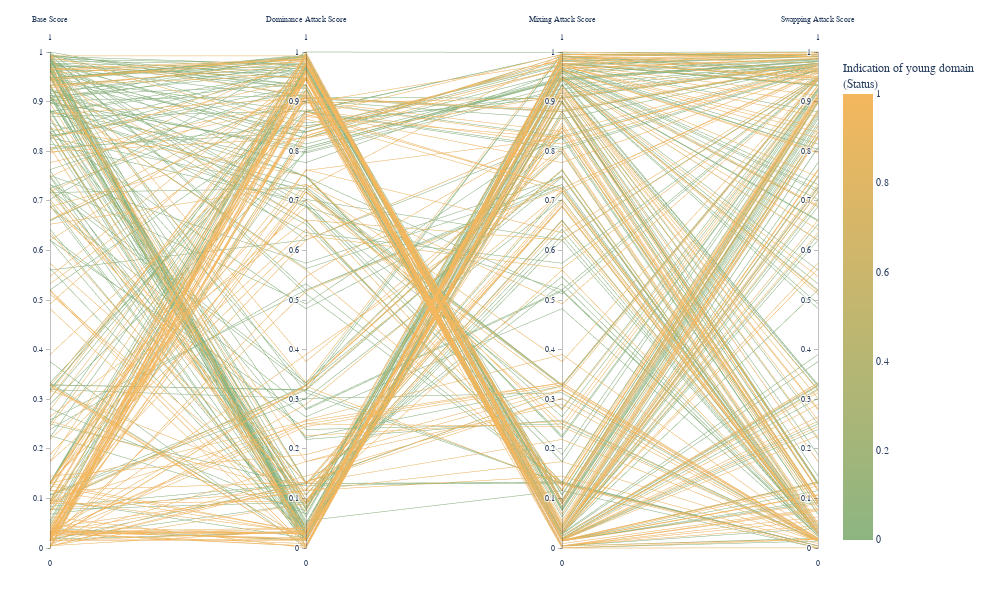

Notebook code for this chart:
### Code cell
print("Generating score-based visualization...")
fig_scores = visualize_all_attack_scores_parallel_coords(
        x_test=x_test,
        base_model=model,
        protected_feature=protected_feature,
        superior_outcome_value=1,
        sample_size=500
    )
fig_scores.show()

### Figure 1 — Plotly figure (JSON) as saved in the notebook; plotly's stock layout.template omitted (floating-point values rounded to 4 significant figures; data arrays with more than 128 entries replaced by an {"elided": "..."} marker saying what was removed)
{"data": [{"dimensions": [{"label": "Base Score", "range": [0, 1], "values": {"elided": "342 float values"}}, {"label": "Dominance Attack Score", "range": [0, 1], "values": {"elided": "342 float values"}}, {"label": "Mixing Attack Score", "range": [0, 1], "values": {"elided": "342 float values"}}, {"label": "Swapping Attack Score", "range": [0, 1], "values": {"elided": "342 float values"}}], "line": {"cmax": 1, "cmin": 0, "color": {"elided": "342 int values"}, "colorbar": {"title": {"text": "Indication of young domain <br>(Status)"}}, "colorscale": [[0, "#8db581"], [1, "#f4b75e"]], "showscale": true}, "type": "parcoords"}], "layout": {"font": {"family": "Arial, sans-serif", "size": 10}, "height": 600, "hovermode": "closest", "margin": {"b": 50, "l": 50, "r": 50, "t": 50}, "paper_bgcolor": "white", "plot_bgcolor": "white", "width": 1000}}
